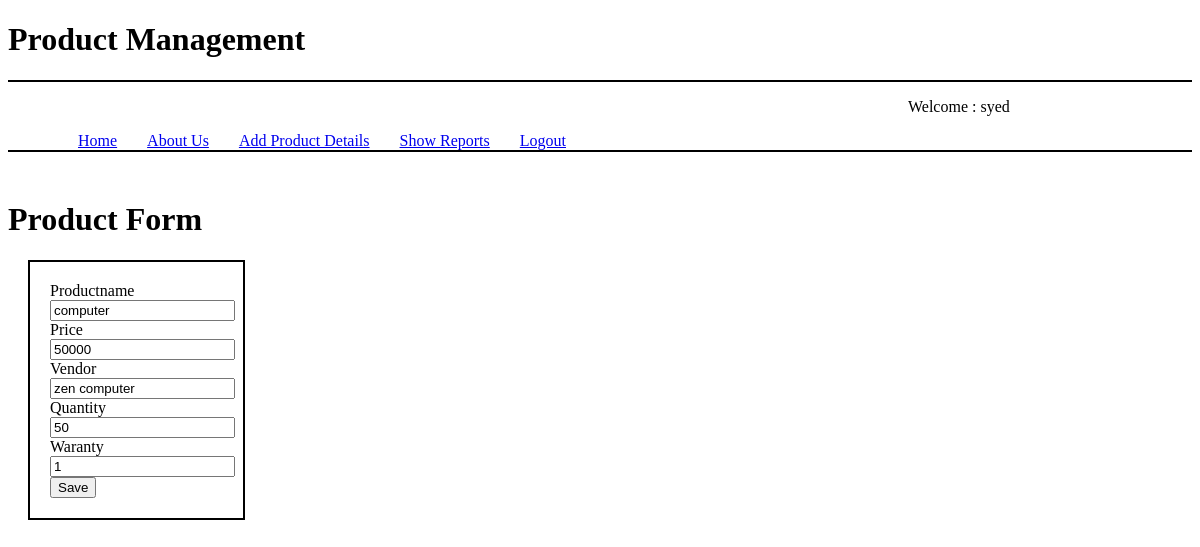
Page /update/1/ (signed in) on the committed database.
### fullcurd/models.py (models this page shows, shortened)
class Product(models.Model):
    productid = models.AutoField(primary_key=True)
    productname = models.CharField(max_length=50)
    price = models.IntegerField()
    vendor = models.CharField(max_length=50,)
    quantity = models.IntegerField()
    waranty = models.IntegerField()

### fullcurd/views.py (the view)
# urls.py: path('update/<int:pk>/',views.update, name='update'),
@login_required(login_url='login')
def update(request, pk):
    product = Product.objects.get(productid=pk)
    form = ProductForm(instance=product)
    if request.method == "POST":
        form = ProductForm(request.POST, instance=product)
        if form.is_valid():
            form.save()
            return redirect("index")
    context = {
        "form" : form
    }
    return render(request, "fullcurd/forms.html",context)

### fullcurd/forms.py
class ProductForm(ModelForm):
    class Meta:
        model = Product
        fields = "__all__"#['productname', 'price','vendor','quantity','waranty']

### fullcurd/templates/fullcurd/forms.html (shortened to what this page needs)
{% extends 'main.html'%}
{% block content %}
<h1> Product Form </h1>
<div class="forms">
<form action="" method='POST'>
    {% for frm in form %}
    {{frm.label}} <br>{{frm}}<br>
    {%endfor%}
    <input type="submit" value="Save">
</form>
</div>
{% endblock content %}

### templates/nav.html
{% block content %}
{% if request.user.is_authenticated %}
<div id='display'>
    <p>
        Welcome : {{user.username}}
    </p>
</div>
<ul class="navbl">
    <li><a href='{% url 'index' %}'>Home</a></li>
    <li><a href="#">About Us</a></li>
    <li><a href="{% url 'create' %}">Add Product Details</a></li>
    <li><a href="{% url 'index' %}">Show Reports</a></li>
    <li><a href ={% url 'logout' %} >Logout</a></li>
</ul>
{%else%}
    <ul class="navbl">
        <li><a href='{% url 'index' %}'>Home</a></li>
        <li>About Us</li>
        <li>Contact</li>
    </ul>
    {% endif %}
{% endblock content %}

### static/style/main.css (style rules this page uses)
#display { margin-left: 900px; }
li { float: left; padding-left: 30px; color: rgb(0, 0, 0); text-decoration: none; list-style: none; }
.forms { margin-left: 20px; border: 2px solid; padding: 20px; margin-right: 80%; }

### rows in the picture
Product: form "computer" "50000" "zen computer" "50" "1"

### other values in the picture
{{ user.username }} "syed"
{{ frm.label }} "Productname" "Price" "Vendor" "Quantity" "Waranty"
